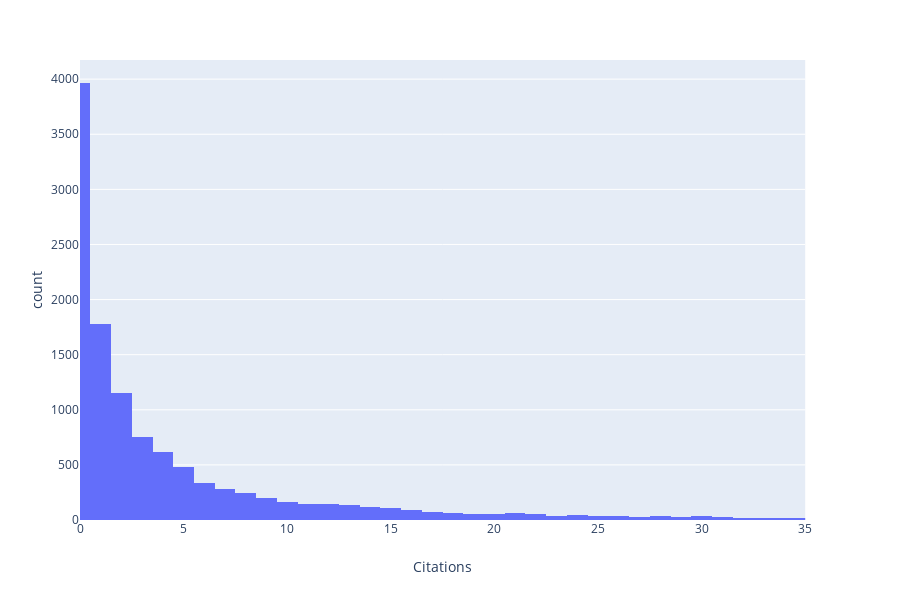

Notebook code cell kept with this figure:
### Code cell
fig = px.histogram(df_useful, x='Citations')
fig.update_xaxes(range=[0, 35])
fig.show()

### Figure 1 — Plotly figure (JSON) as saved in the notebook; plotly's stock layout.template omitted (floating-point values rounded to 4 significant figures; data arrays with more than 128 entries replaced by an {"elided": "..."} marker saying what was removed)
{"data": [{"alignmentgroup": "True", "bingroup": "x", "hoverlabel": {"namelength": 0}, "hovertemplate": "Citations=%{x}<br>count=%{y}", "legendgroup": "", "marker": {"color": "#636efa"}, "name": "", "offsetgroup": "", "orientation": "v", "showlegend": false, "type": "histogram", "x": {"elided": "11862 int values"}, "xaxis": "x", "yaxis": "y"}], "layout": {"barmode": "relative", "height": 600, "legend": {"tracegroupgap": 0}, "margin": {"t": 60}, "xaxis": {"anchor": "y", "domain": [0, 0.98], "range": [0, 35], "title": {"text": "Citations"}}, "yaxis": {"anchor": "x", "domain": [0, 1], "title": {"text": "count"}}}}
